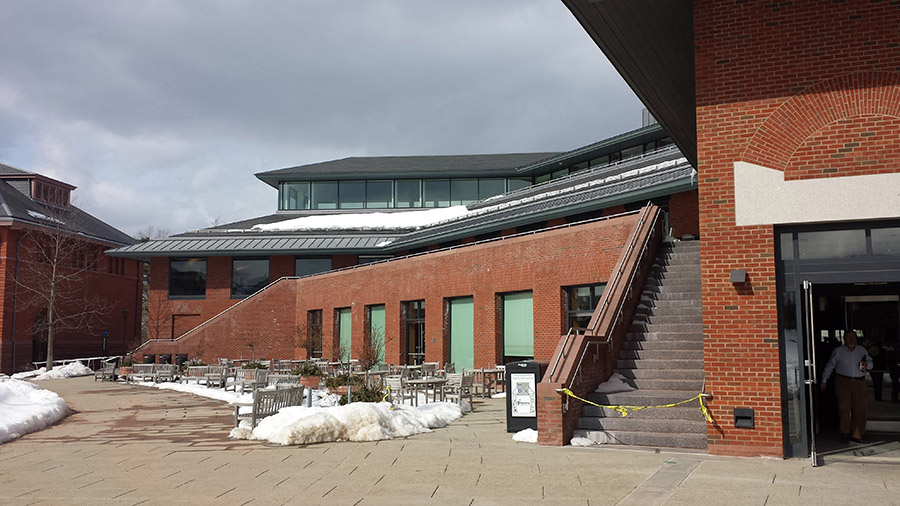
#> input picture Assignment 4/wes1.jpg, 900 x 506 px
$ python 02PlotKeyPoints.py   (older library calls are emulated)
#> lines starting #> are read from the running program, lines starting #| are printed output that depends on the picture
'''
Created on Mar 9, 2014

@author: Yuon
'''
import matplotlib.pyplot as plt
import cv2
import numpy.linalg as lin

def bestMatches(des1,des2):
    best_matches = []
    for i in range(0, des1.shape[0]):
        des1dex = 0
        des2dex = 0
        dij = 1000
        for j in range(0, des2.shape[0]):
            dist = lin.norm((des2[j] - des1[i]))

            if dist < dij:
                dij = dist
                des1dex = i
                des2dex = j

        best_matches.append([des1dex, des2dex, dij])
    return best_matches


img1 = cv2.imread("wes1.jpg")
#> img1 is the input picture: shape (506, 900, 3); mean B, G, R 114.7, 119.1, 131.6
img2 = cv2.imread("wes2.jpg")
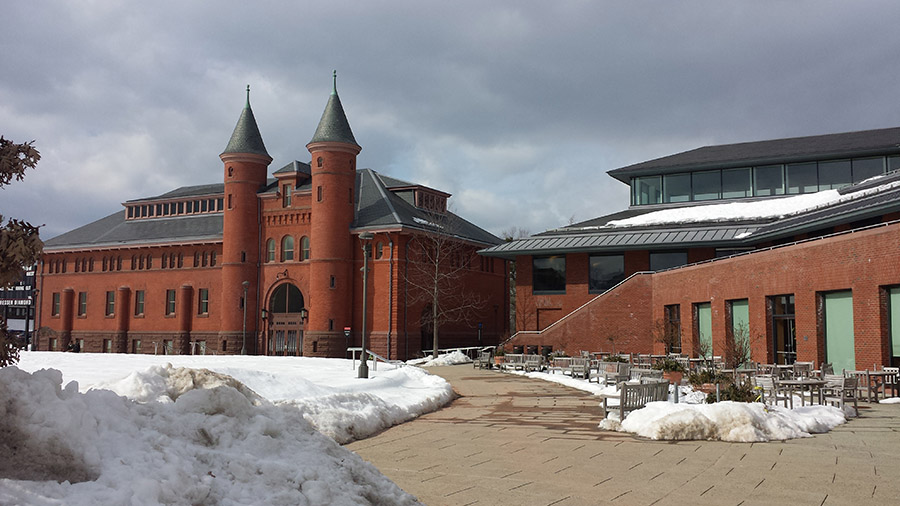
#> input picture Assignment 4/wes2.jpg, 900 x 506 px
#> img2 is the input picture: shape (506, 900, 3); mean B, G, R 127.4, 127, 134.4

img_rgb1 = cv2.cvtColor(img1,cv2.COLOR_BGR2RGB)
img_rgb2 = cv2.cvtColor(img2,cv2.COLOR_BGR2RGB)

img_gray1 = cv2.cvtColor(img1,cv2.COLOR_BGR2GRAY)
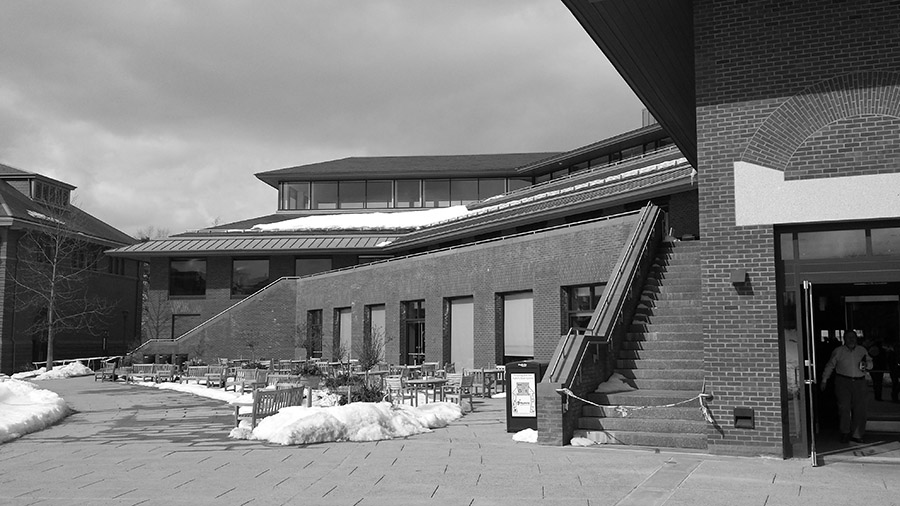
#> img_gray1: shape (506, 900); min 0, max 255, mean 122.3
img_gray2 = cv2.cvtColor(img2,cv2.COLOR_BGR2GRAY)
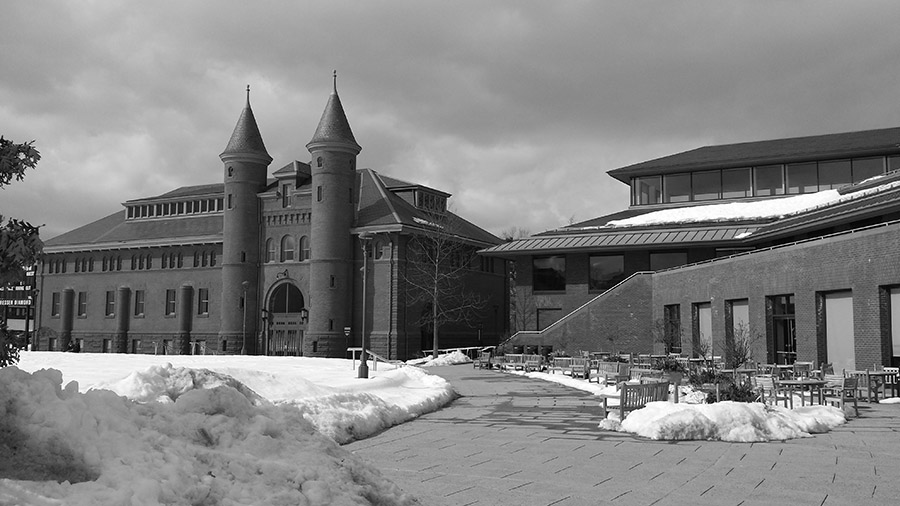
#> img_gray2: shape (506, 900); min 0, max 255, mean 129.3

sift = cv2.SIFT()

[kp1,des1] = sift.detectAndCompute(img_gray1, None)
#> kp1 = 2201 keypoints; strongest (x, y, size): (67, 363, 2.4), (234, 390, 1.9), (61, 364, 2.1), (152, 380, 1.9)
[kp2,des2] = sift.detectAndCompute(img_gray2, None)
#> kp2 = 1698 keypoints; strongest (x, y, size): (11, 346, 2.1), (449, 352, 1.9), (29, 346, 2.4), (349, 349, 2)

best_matches = bestMatches(des1, des2)
#> after the loop in bestMatches, `for i in range(0, des1.shape[0]):`: best_matches = 2201 items, first 6: [0, 626, 190.1], [1, 1667, 187.6], [2, 501, 310.1], [3, 795, 182.7], [4, 674, 136.3], [5, 626, 162.2]

sorted_matches = sorted(best_matches, key = lambda x:x[2])
#> sorted_matches = 2201 items, first 6: [479, 1199, 27.33], [831, 1654, 36.37], [649, 1398, 37.24], [513, 1261, 37.32], [410, 1165, 38.12], [682, 1438, 38.21]

plt.subplot(211)
plt.imshow(img_rgb1)
for i in range(0, 10):
    plt.plot(kp1[sorted_matches[i][0]].pt[0], kp1[sorted_matches[i][0]].pt[1], 'rd')
plt.subplot(212)
plt.imshow(img_rgb2)
for i in range(0, 10):
    plt.plot(kp2[sorted_matches[i][1]].pt[0], kp2[sorted_matches[i][1]].pt[1], 'rd')
plt.show()
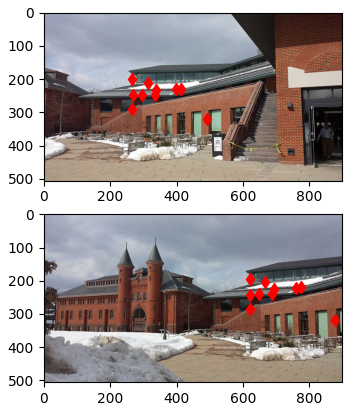
#> figure drawn by matplotlib, 2 panels
